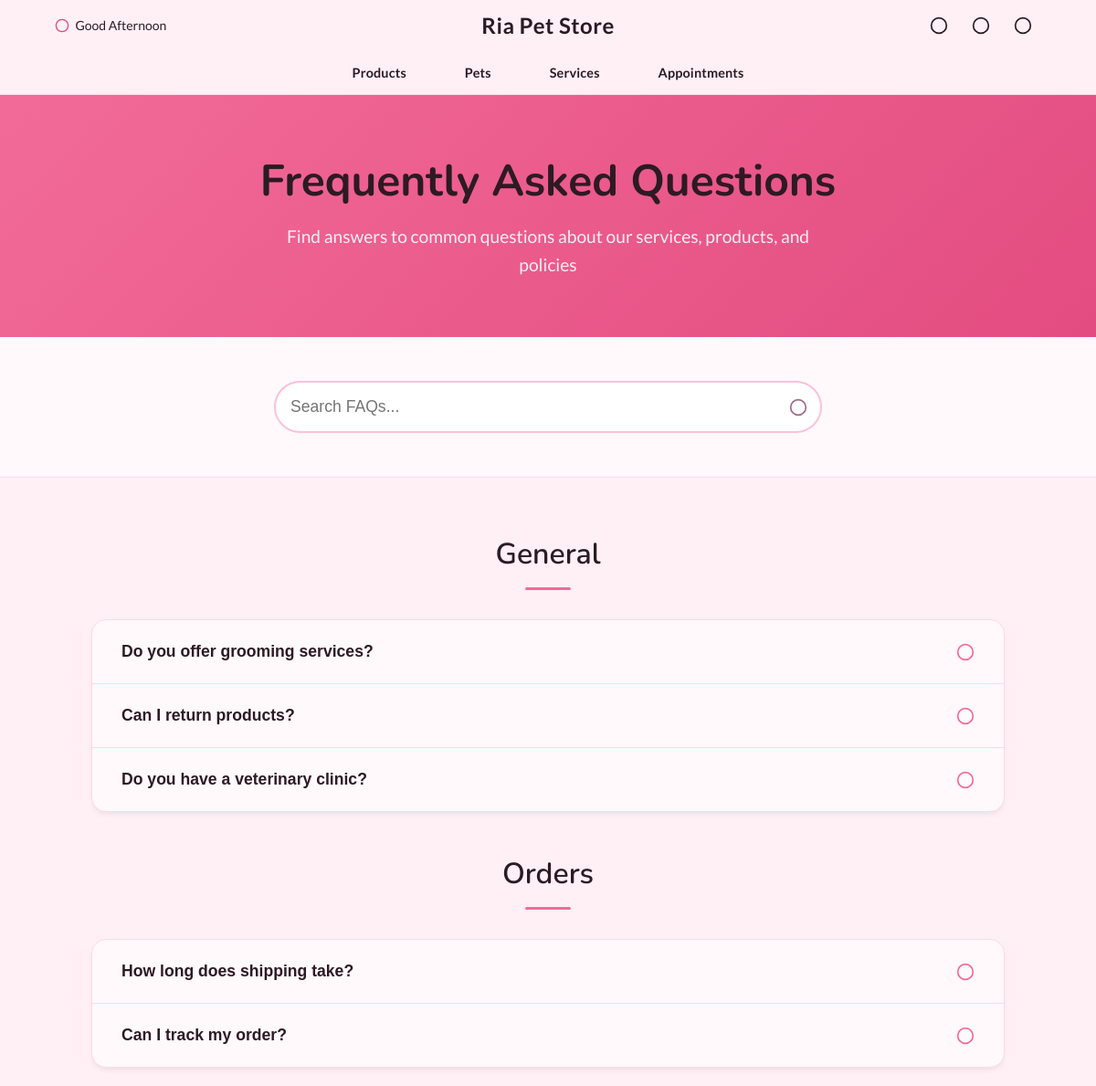
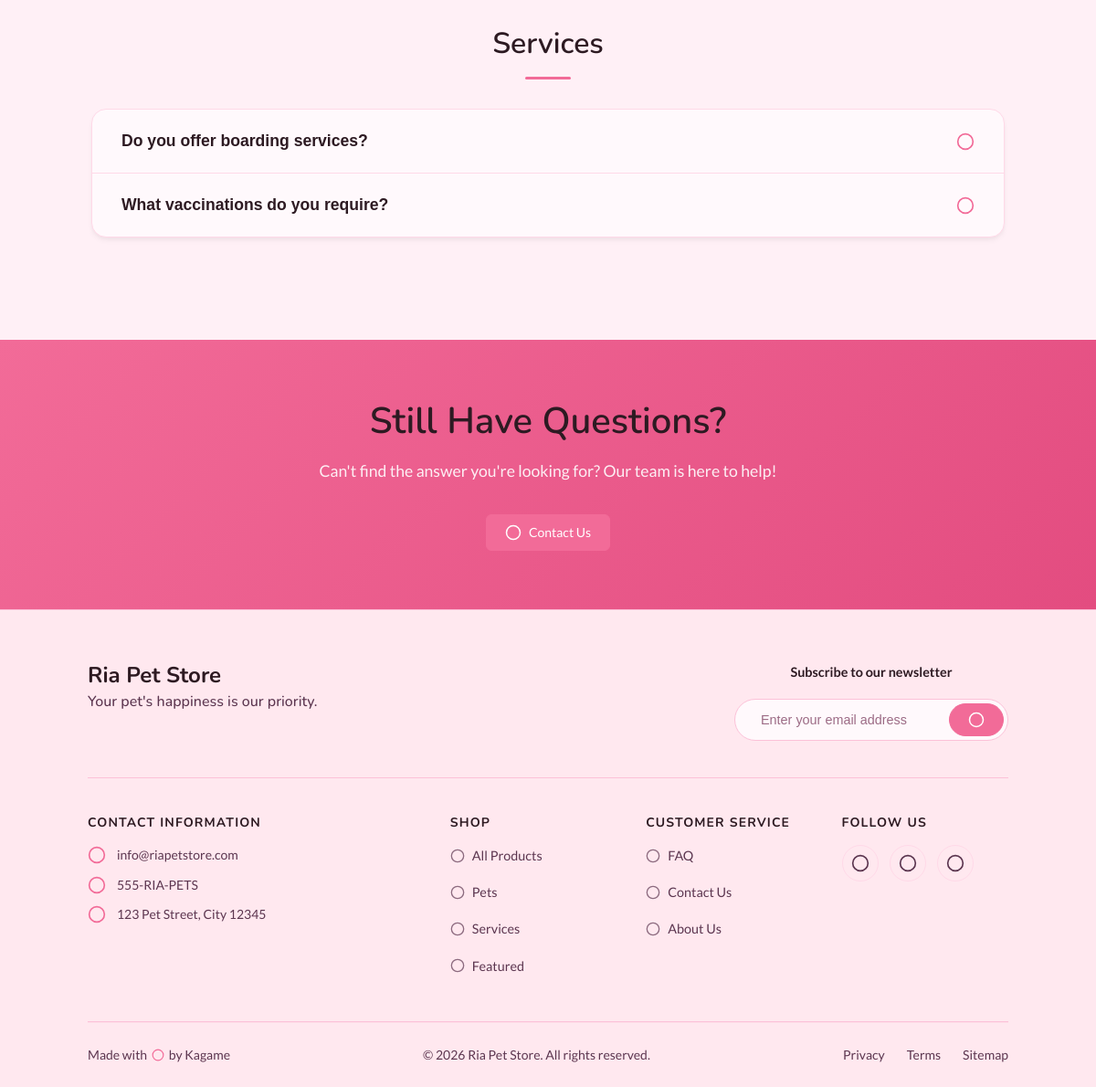
Screenshot of /public/pages/faq.php with the database file from the repository (2 pictures, top to bottom).
### tables this page shows
CREATE TABLE `faqs` (
  `id` int(11) NOT NULL,
  `category` varchar(100) NOT NULL,
  `question` text NOT NULL,
  `answer` text NOT NULL,
  `display_order` int(11) DEFAULT 0,
  `is_active` tinyint(1) DEFAULT 1,
  `created_at` timestamp NOT NULL DEFAULT current_timestamp(),
  `updated_at` timestamp NOT NULL DEFAULT current_timestamp() ON UPDATE current_timestamp()
);

### backend/config/config.php (called while the page is built, shortened)
<?php
class Config
{
    private static $config = [];
    private static function loadDefaults()
    {
        self::$config = [
            'APP_NAME' => 'Ria Pet Store',
            'APP_ENV' => 'development',
            'APP_URL' => 'http://localhost/Ria-Pet-Store',
            'APP_DEBUG' => true,
            'DB_HOST' => 'localhost',
            'DB_USER' => 'root',
            'DB_PASS' => '',
            'DB_NAME' => 'pet_store',
            'UPLOAD_MAX_SIZE' => 2097152,
            'UPLOAD_ALLOWED_TYPES' => 'image/jpeg,image/png,image/gif',
            'UPLOAD_PATH' => '../assets/uploads/',
            'PLACEHOLDER_IMAGE_SMALL' => 'https://via.placeholder.com/200x150?text=No+Image',
            'PLACEHOLDER_IMAGE_LARGE' => 'https://via.placeholder.com/400x300?text=No+Image',
        ];
    }
    public static function get($key, $default = null)
    {
        if (isset(self::$config[$key])) {
            return self::$config[$key];
        }
        $value = getenv($key);
        if ($value !== false) {
            return $value;
        }
        return $default;
    }
    public static function baseUrl($path = '')
    {
        $url = self::get('APP_URL', 'http://localhost/Ria-Pet-Store');
        $url = rtrim($url, '/') . '/';
        return $url . ltrim($path, '/');
    }
    public static function asset($path)
    {
        return self::baseUrl('assets/' . ltrim($path, '/'));
    }
}
?>

### public/pages/faq.php (the view, shortened to what this page needs)
<?php
require_once __DIR__ . '/../../backend/config/config.php';
require_once __DIR__ . '/../../backend/config/database.php';
require_once __DIR__ . '/../../backend/functions/helpers.php';
$faqCategories = [];
try {
    $tableCheck = $conn->query("SHOW TABLES LIKE 'faqs'");
    if ($tableCheck && $tableCheck->num_rows > 0) {
        $stmt = $conn->prepare("
            SELECT category, question, answer, display_order
            FROM faqs
            WHERE is_active = 1
            ORDER BY category, display_order, created_at DESC
        ");
        $stmt->execute();
        $result = $stmt->get_result();
        $faqs = $result->fetch_all(MYSQLI_ASSOC);
        foreach ($faqs as $faq) {
            $faqCategories[$faq['category']][] = $faq;
        }
    }
} catch (Exception $e) {
    error_log("FAQ Error: " . $e->getMessage());
}
include '../../backend/includes/header.php';
?>
<link rel="stylesheet" href="<?php echo asset('css/pages/faq.css'); ?>">
<section class="faq-hero">
    <div class="container">
        <h1>Frequently Asked Questions</h1>
        <p>Find answers to common questions about our services, products, and policies</p>
    </div>
</section>
<section class="faq-search">
    <div class="container">
        <div class="search-container">
            <input type="text" id="faqSearch" class="search-input" placeholder="Search FAQs...">
            <?php echo icon('search', 20, 'search-icon'); ?>
        </div>
    </div>
</section>
<section class="faq-content">
    <div class="container">
        <div class="faq-container">
            <?php if (empty($faqCategories)): ?>
                <div class="no-results">
                    <?php echo icon('help', 48); ?>
                    <h3>No FAQs Available</h3>
                    <p>We're working on adding frequently asked questions. Please check back later or contact us directly.</p>
                </div>
            <?php else: ?>
                <?php foreach ($faqCategories as $category => $faqs): ?>
                    <div class="faq-category" data-category="<?php echo htmlspecialchars($category); ?>">
                        <h2 class="category-title"><?php echo htmlspecialchars($category); ?></h2>
                        <div class="faq-accordion">
                            <?php foreach ($faqs as $index => $faq): ?>
                                <div class="faq-item" data-question="<?php echo htmlspecialchars(strtolower($faq['question'])); ?>">
                                    <button class="faq-question" aria-expanded="false">
                                        <span><?php echo htmlspecialchars($faq['question']); ?></span>
                                        <?php echo icon('chevron-down', 20, 'faq-icon'); ?>
                                    </button>
                                </div>
                            <?php endforeach; ?>
                        </div>
                    </div>
                <?php endforeach; ?>
            <?php endif; ?>
        </div>
    </div>
</section>
<section class="contact-cta">
    <div class="container">
        <h2>Still Have Questions?</h2>
        <p>Can't find the answer you're looking for? Our team is here to help!</p>
        <a href="<?php echo url('contact'); ?>" class="btn btn-primary">
            <?php echo icon('message', 18); ?> Contact Us
        </a>
    </div>
</section>
<?php include '../../backend/includes/footer.php'; ?>

### backend/functions/helpers.php (shortened to what this page needs)
<?php
require_once __DIR__ . '/../config/config.php';
function url($path = '')
{
    return Config::baseUrl($path);
}
function asset($path)
{
    return Config::asset($path);
}
function icon($name, $size = 20, $class = '', $wrap = false)
{
    $class = $class ? ' class="' . $class . '"' : '';
    $paths = $icons[$name] ?? '<circle cx="12" cy="12" r="10"/>';
    $svg = '<svg xmlns="http://www.w3.org/2000/svg" width="' . $size . '" height="' . $size . '" viewBox="0 0 24 24" fill="none" stroke="currentColor" stroke-width="2" stroke-linecap="round" stroke-linejoin="round"' . $class . '>' . $paths . '</svg>';
    if ($wrap) {
        return '<span class="icon-wrapper">' . $svg . '</span>';
    }
    return $svg;
}

### assets/css/core/base.css (style rules this page uses)
:root { --bg-primary: #fff9fc; --bg-secondary: #fff0f6; --bg-tertiary: #ffe8ef; --text-primary: #2d1a22; --text-secondary: #5c3650; --text-tertiary: #9c6b85; --text-disabled: #c9a3b5; --border-light: #ffd9e8; --border-medium: #fcc1d8; --border-dark: #f5a9c5; --accent-50: #fff5f7; --accent-100: #ffe8ef; --accent-200: #ffd1df; --accent-300: #ffb3c9; --accent-400: #fa8eb0; --accent-500: #f26b98; --accent-600: #e34c80; --accent-700: #cf3369; --accent-800: #b11f53; --accent-900: #8f1241; --accent-primary: var(--accent-500); --accent-secondary: var(--accent-400); --accent-tertiary: var(--accent-300); --accent-light: var(--accent-100); --accent-dark: var(--accent-700); --nav-bg: var(--bg-secondary); --nav-border: var(--border-light); --nav-bottom-bg: var(--accent-200); --nav-text: var(--text-primary); --nav-text-mid: var(--text-secondary); --nav-accent: var(--accent-600); --nav-accent-hover: var(--accent-700); --nav-hover-bg: var(--accent-100); --nav-active-bg: var(--accent-300); --nav-active-text: var(--text-primary); --footer-bg: var(--accent-100); --footer-border: var(--border-medium); --footer-text: var(--text-secondary); --footer-heading: var(--text-primary); --footer-hover: var(--accent-700); --card-bg: var(--bg-primary); --card-border: var(--border-light); --card-shadow: 0 4px 6px -1px rgba(0,0,0,0.05), 0 2px 4px -1px rgba(0,0,0,0.03); --btn-primary-bg: var(--accent-500); --btn-primary-hover: var(--accent-600); --btn-primary-text: white; --btn-secondary-bg: var(--bg-primary); --btn-secondary-text: var(--text-primary); --btn-secondary-border: var(--border-medium); --font-primary: 'Nunito', -apple-system, BlinkMacSystemFont, 'Segoe UI', Roboto, sans-serif; --font-secondary: 'Lato', -apple-system, BlinkMacSystemFont, 'Segoe UI', Roboto, sans-serif; --font-regular: 400; --font-medium: 500; --font-semibold: 600; --font-bold: 700; }
*, *::before, *::after { box-sizing: border-box; }
html { overflow-x: hidden; width: 100%; font-size: 16px; }
body { font-family: var(--font-secondary); margin: 0; padding: 0; background: var(--bg-primary); color: var(--text-primary); line-height: 1.6; overflow-x: hidden; width: 100%; }
.container { width: 100%; padding: 0 1rem; box-sizing: border-box; }
h1 { font-size: clamp(1.5rem, 4vw, 2.25rem); }
h2 { font-size: clamp(1.25rem, 3vw, 1.75rem); }
h1, h2, h3, h4, h5, h6 { font-family: var(--font-primary); margin: 0 0 1rem 0; font-weight: 600; line-height: 1.25; color: var(--text-primary); }
p { margin: 0 0 1rem 0; }
a { color: var(--accent-600); text-decoration: none; }
.icon-wrapper { display: inline-flex; align-items: center; justify-content: center; vertical-align: middle; line-height: 1; }
.btn svg, .nav-icon-btn svg, .mobile-nav-list a svg, .footer-section ul a svg, .contact-item svg, .social-link svg { vertical-align: middle; margin-right: 0.25rem; display: inline-block; }
.btn { display: inline-flex; align-items: center; justify-content: center; gap: 0.5rem; }
.btn svg { margin-right: 0; }
.footer-section ul a svg { margin-right: 0; opacity: 0.7; transition: opacity 0.15s; }
.contact-item svg { flex-shrink: 0; margin-right: 0; }
.social-link svg { margin-right: 0; }
.newsletter-input-wrap .btn svg { margin-right: 0; }

### assets/css/core/components.css (style rules this page uses)
.btn { display: inline-block; padding: 0.625rem 1.375rem; background: var(--pink-primary); color: var(--white); border: 0.125rem solid transparent; border-radius: 0.3125rem; cursor: pointer; font-size: clamp(0.85rem, 1.2vw, 0.95rem); font-weight: 500; text-align: center; transition: background 0.2s, border-color 0.2s, color 0.2s; }
.btn-primary { background: var(--pink-primary); }

### assets/css/core/btn.css (style rules this page uses)
.btn { display: inline-flex; padding: 0.625rem 1.25rem; border-radius: 0.375rem; font-weight: 500; font-size: 0.875rem; text-align: center; cursor: pointer; transition: all 0.15s ease; border: 0.0625rem solid transparent; line-height: 1.5; text-decoration: none; display: inline-flex; align-items: center; justify-content: center; vertical-align: middle; line-height: 1; }
.btn-primary { background: var(--btn-primary-bg); color: var(--btn-primary-text); border-color: var(--btn-primary-bg); }

### assets/css/components/navigation.css (style rules this page uses)
.nav-greeting svg { color: var(--nav-accent); flex-shrink: 0; }
.nav-greeting span { font-weight: 500; color: var(--nav-text); }
.nav-icon-btn svg { flex-shrink: 0; }

### assets/css/components/footer.css (style rules this page uses)
.contact-item svg { flex-shrink: 0; color: var(--accent-500); width: 1.25rem; height: 1.25rem; }
.heart { color: var(--accent-500); font-size: 1rem; animation: heartbeat 1.5s ease infinite; }

### rows the page displays
faqs: question "Do you offer grooming services?"
faqs: question "Can I return products?"
faqs: question "Do you have a veterinary clinic?"
faqs: question "How long does shipping take?"
faqs: question "Can I track my order?"
faqs: question "Do you offer boarding services?"
faqs: question "What vaccinations do you require?"

### other values shown
$greeting_text "Good Afternoon"
APP_NAME "Ria Pet Store"
$category "General"
$category "Orders"
$category "Services"
SITE_EMAIL "info@riapetstore.com"
SITE_PHONE "555-RIA-PETS"
